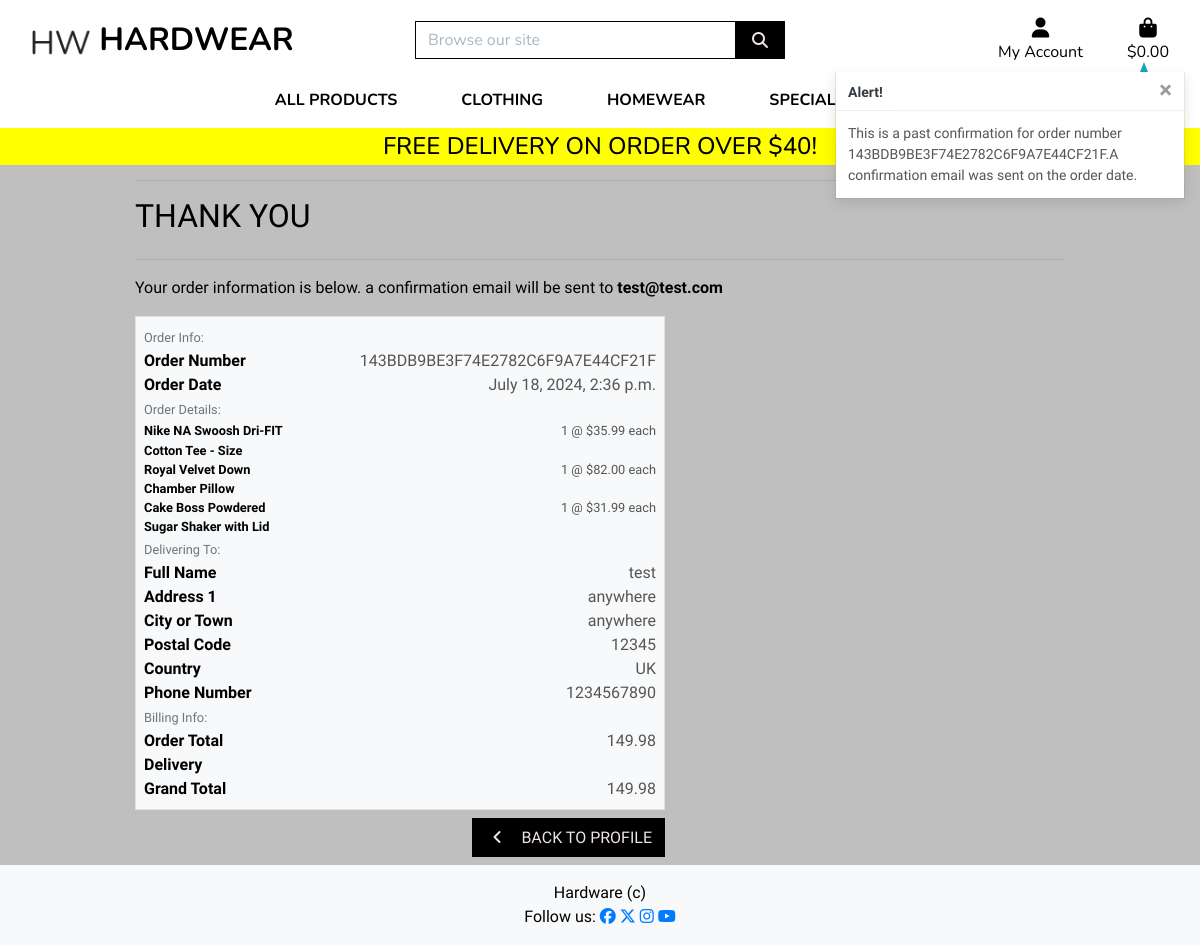
The page /profile/order_history/143BDB9BE3F74E2782C6F9A7E44CF21F on the database its author committed.
### checkout/models.py (models this page shows, shortened)
class Orders(models.Model):
    order_number = models.CharField(max_length=32, null=False, editable=False)
    user_profile = models.ForeignKey(UserProfile, on_delete=models.SET_NULL,
                                    null=True, blank=True, related_name='orders')
    full_name = models.CharField(max_length=50, null=False, blank=False)
    email_address = models.EmailField(max_length=254, null=False, blank=False)
    phone_number = models.CharField(max_length=20, null=False, blank=False)
    country = CountryField(blank_label='Country *', null=False, blank=False)
    postcode = models.CharField(max_length=20, null=True, blank=True)
    city_or_town = models.CharField(max_length=40, null=False, blank=False)
    street_address1 = models.CharField(max_length=80, null=False, blank=False)
    street_address2 = models.CharField(max_length=80, null=True, blank=True)
    county = models.CharField(max_length=80, null=True, blank=True)
    date = models.DateTimeField(auto_now_add=True)
    delivery_cost = models.DecimalField(max_digits=6, decimal_places=2, null=False, default=0)
    order_total = models.DecimalField(max_digits=10, decimal_places=2, null=False, default=0)
    grand_total = models.DecimalField(max_digits=10, decimal_places=2, null=False, default=0)
    original_bag = models.TextField(null=False, blank=False, default='')
    stripe_pid = models.CharField(max_length=254, null=False, blank=False, default='')

class OrderLineItem(models.Model):
    order = models.ForeignKey(Orders, null=False, blank=False, on_delete=models.CASCADE, related_name='lineitems')
    product = models.ForeignKey(Product, null=False, blank=False, on_delete=models.CASCADE)
    product_size = models.CharField(max_length=2, null=True, blank=True) # XS, S, M, L, LX
    quantity = models.IntegerField(null=False, blank=False, default=0)
    lineitem_total = models.DecimalField(max_digits=6, decimal_places=2, null=False, blank=False, editable=False)

### products/models.py (models this page shows, shortened)
class Product(models.Model):
    category = models.ForeignKey('Category', null=True, blank=True, on_delete=models.SET_NULL)
    sku = models.CharField(max_length=254, null=True, blank=True)
    name = models.CharField(max_length=254)
    description = models.TextField()
    sizes = models.BooleanField(default=False, null=True, blank=True)
    price = models.DecimalField(max_digits=6, decimal_places=2)
    rating = models.DecimalField(max_digits=6, decimal_places=2, null=True, blank=True)
    image_url = models.URLField(max_length=1024, null=True, blank=True)
    image = models.ImageField(null=True, blank=True)

### profiles/views.py (the view)
# urls.py: path('order_history/<order_number>', views.order_history, name='order_history'),
def order_history(request, order_number):
    order = get_object_or_404(Orders, order_number=order_number)
    messages.info(request, (
        f'This is a past confirmation for order number {order_number}.'
        'A confirmation email was sent on the order date.'
    ))
    template = 'checkout/checkout_success.html'
    context = {
        'order': order,
        'from_profile': True,
    }
    return render(request, template, context)

### bag/contexts.py (called while the page is built, shortened)
def bag_contents(request):
    bag_items = []
    total = 0
    product_count = 0
    bag = request.session.get('bag', {})
    if total < settings.FREE_DELIVERY_THRESHOLD:
        delivery = total * Decimal(settings.STANDARD_DELIVERY_PERCENTAGE / 100)
        free_delivery_delta = settings.FREE_DELIVERY_THRESHOLD - total
    else:
        delivery = 0
        free_delivery_delta = 0
    grand_total = delivery + total
    context = {
        'bag_items': bag_items,
        'total': total,
        'product_count': product_count,
        'delivery': delivery,
        'free_delivery_delta': free_delivery_delta,
        'free_delivery_threshold': settings.FREE_DELIVERY_THRESHOLD,
        'grand_total': grand_total,
    }
    return context

### checkout/templates/checkout/checkout_success.html (shortened to what this page needs)
{% extends "base.html" %}
{% load static %}
{% block extra_css %}
    <link rel="stylesheet" href="{% static 'checkout/css/checkout.css' %}">
{% endblock %}
{% block page_header %}
    <div class="container header-container">
    </div>
{% endblock %}
{% block content %}
    <div class="container">
        <div class="row">
            <div class="col">
                <hr>
                <h2 class="logo-font mb-4 text-black">Thank You</h2>
                <hr>
                <p class="text-black">Your order information is below. a confirmation email will be sent to <strong>{{ order.email_address }}</strong></p>
            </div>
        </div>
        <div class="row">
            <div class="col-12 col-lg-7">
                <div class="order-confirmation-wrapper p-2 border order_form_color">
                    <div class="row">
                        <div class="col">
                            <small class="text-muted">Order Info:</small>
                        </div>
                    </div>
                    <div class="row">
                        <div class="col-12 col-md-4">
                            <p class="mb-0 text-black font-weight-bold">Order Number</p>
                        </div>
                        <div class="col-12 col-md-8 text-md-right">
                            <p class="mb-0">{{ order.order_number }}</p>
                        </div>
                    </div>
                    <div class="row">
                        <div class="col-12 col-md-4">
                            <p class="mb-0 text-black font-weight-bold">Order Date</p>
                        </div>
                        <div class="col-12 col-md-8 text-md-right">
                            <p class="mb-0">{{ order.date }}</p>
                        </div>
                    </div>
                    <div class="row">
                        <div class="col">
                            <small class="text-muted">Order Details:</small>
                        </div>
                    </div>
                    {% for item in order.lineitems.all %}
                    <div class="row">
                        <div class="col-12 col-md-4">
                            <p class="small mb-0 text-black font-weight-bold">
                                {{ item.product.name }}{% if item.product_size %} - Size {{ item.product.size|upper }}{% endif %}
                            </p>
                        </div>
                        <div class="col-12 col-md-8 text-md-right">
                            <p class="small mb-0">{{ item.quantity }} @ ${{ item.product.price}} each</p>
                        </div>
                    </div>
                    {% endfor %}
                    <div class="row">
                        <div class="col">
                            <small class="text-muted">Delivering To:</small>
                        </div>
                    </div>
                    <div class="row">
                        <div class="col-12 col-md-4">
                            <p class="mb-0 text-black font-weight-bold">Full Name</p>
                        </div>
                        <div class="col-12 col-md-8 text-md-right">
                            <p class="mb-0">{{ order.full_name }}</p>
                        </div>
                    </div>
                    <div class="row">
                        <div class="col-12 col-md-4">
                            <p class="mb-0 text-black font-weight-bold">Address 1</p>
                        </div>
                        <div class="col-12 col-md-8 text-md-right">
                            <p class="mb-0">{{ order.street_address1 }}</p>
                        </div>
                    </div>
                    <div class="row">
                        <div class="col-12 col-md-4">
                            <p class="mb-0 text-black font-weight-bold">City or Town</p>
                        </div>
                        <div class="col-12 col-md-8 text-md-right">
                            <p class="mb-0">{{ order.city_or_town }}</p>
                        </div>
                    </div>
                    {% if order.postcode %}
                    <div class="row">
                        <div class="col-12 col-md-4">
                            <p class="mb-0 text-black font-weight-bold">Postal Code</p>
                        </div>
                        <div class="col-12 col-md-8 text-md-right">
                            <p class="mb-0">{{ order.postcode }}</p>
                        </div>
                    </div>
                    {% endif %}
                    <div class="row">
                        <div class="col-12 col-md-4">
                            <p class="mb-0 text-black font-weight-bold">Country</p>
                        </div>
                        <div class="col-12 col-md-8 text-md-right">
                            <p class="mb-0">{{ order.country }}</p>
                        </div>
                    </div>
                    <div class="row">
                        <div class="col-12 col-md-4">
                            <p class="mb-0 text-black font-weight-bold">Phone Number</p>
                        </div>
                        <div class="col-12 col-md-8 text-md-right">
                            <p class="mb-0">{{ order.phone_number }}</p>
                        </div>
                    </div>
                    <div class="row">
                        <div class="col">
                            <small class="text-muted">Billing Info:</small>
                        </div>
                    </div>
                    <div class="row">
                        <div class="col-12 col-md-4">
                            <p class="mb-0 text-black font-weight-bold">Order Total</p>
                        </div>
                        <div class="col-12 col-md-8 text-md-right">
                            <p class="mb-0">{{ order.order_total }}</p>
                        </div>
                    </div>
                    <div class="row">
                        <div class="col-12 col-md-4">
                            <p class="mb-0 text-black font-weight-bold">Delivery</p>
                        </div>
                        <div class="col-12 col-md-8 text-md-right">
                        </div>
                    </div>
                    <div class="row">
                        <div class="col-12 col-md-4">
                            <p class="mb-0 text-black font-weight-bold">Grand Total</p>
                        </div>
                        <div class="col-12 col-md-8 text-md-right">
                            <p class="mb-0">{{ order.grand_total }}</p>
                        </div>
                    </div>
                </div>
            </div>
        </div>
        <div class="row">
            <div class="col-12 col-lg-7 text-right text-black">
                {% if from_profile %}
                    <a href="{% url 'profile' %}" class="btn btn-black rounded-0 my-2">
                        <span class="icon mr-2">
                            <i class="fas fa-angle-left"></i>
                        </span>
                        <span class="text-uppercase">Back to Profile</span>
                    </a>
                {% endif %}
            </div>
        </div>
    </div>
{% endblock %}

### static/css/base.css (style rules this page uses)
html { height: 100%; }
body { background: url('/media/homepage_background_cropped.jpg') no-repeat center center fixed; background-size: cover; height: calc(100vh - 164px); color: #555; font-family: "Overlock", sans-serif; }
.order_form_color { background-color:#f8f9fa; }
.icon { align-items: center; display: inline-flex; justify-content: center; height: 1.5rem; width: 1.5rem; }
.logo-font { text-transform: uppercase; }
.btn-black { background: black; color: rgb(236, 228, 228); }
.text-black { color: #000 !important; }
@media (min-width: 1200px) { .container { max-width: 80%; } }
@media (min-width: 992px) { .header-container { padding-top: 164px; } }

### rows shown on the page
Orders: email_address "test@test.com", order_number "143BDB9BE3F74E2782C6F9A7E44CF21F", date "July 18, 2024, 2:36 p.m.", full_name "test", street_address1 "anywhere", city_or_town "anywhere", postcode "12345", country "UK", phone_number "1234567890", order_total "149.98", grand_total "149.98"
OrderLineItem: product.name "Nike NA Swoosh Dri-FIT Cotton Tee", quantity "1", product.price "35.99"
OrderLineItem: product.name "Royal Velvet Down Chamber Pillow", quantity "1", product.price "82.00"
OrderLineItem: product.name "Cake Boss Powdered Sugar Shaker with Lid", quantity "1", product.price "31.99"

### other values the page prints
{{ free_delivery_threshold }} "40"
{{ message }} "This is a past confirmation for order number 143BDB9BE3F74E2782C6F9A7E44CF21F.A confirmation email was sent on the order date."
